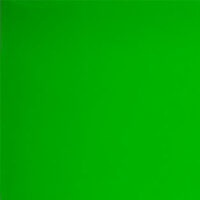
#> input picture Images/crop.jpg, 200 x 200 px, given in place of the camera
$ python ObjectDetection.py
#> lines starting #> are read from the running program, lines starting #| are printed output that depends on the picture; after the words box and inside, x2 and y2 are one past the last pixel; in counts of white or black regions, pixels touching at a corner belong together
import cv2 as cv
import numpy as np

cap = cv.VideoCapture(0)

cv.namedWindow("Window")
def nothing(x):
    pass

cv.createTrackbar("Thr", "Window", 0, 255, nothing)
#> slider 'Thr' is set to 85
cv.createTrackbar("LR", "Window", 0, 255, nothing)
#> slider 'LR' is set to 51
cv.createTrackbar("LG", "Window", 0, 255, nothing)
#> slider 'LG' is set to 51
cv.createTrackbar("LB", "Window", 0, 255, nothing)
#> slider 'LB' is set to 51

cv.createTrackbar("UR", "Window", 0, 255, nothing)
#> slider 'UR' is set to 255
cv.createTrackbar("UG", "Window", 0, 255, nothing)
#> slider 'UG' is set to 255
cv.createTrackbar("UB", "Window", 0, 255, nothing)
#> slider 'UB' is set to 255

while cap.isOpened():

    found, frame = cap.read()
#> frame is the input picture: shape (200, 200, 3); mean B, G, R 0.5, 167.9, 0.5
    if found is False:
        break

    Thr = cv.getTrackbarPos("Thr", "Window")

    LR = cv.getTrackbarPos("LR", "Window")
    LG = cv.getTrackbarPos("LG", "Window")
    LB = cv.getTrackbarPos("LB", "Window")

    UR = cv.getTrackbarPos("UR", "Window")
    UG = cv.getTrackbarPos("UG", "Window")
    UB = cv.getTrackbarPos("UB", "Window")

    lower = np.array([LB, LG, LR])
    upper = np.array([UB, UG, UR])

    # Convert BGR to HSV
    hsv = cv.cvtColor(frame, cv.COLOR_BGR2HSV)
#> hsv: shape (200, 200, 3); mean H, S, V 60, 254.5, 167.9

    # Create a mask for the specified color
    m = cv.inRange(hsv, lower, upper)
#> m: shape (200, 200); every value is 255

    # Bitwise-AND mask and original image to extract the color region
    res = cv.bitwise_and(frame, frame, mask=m)

    # Apply threshold to the mask for contour detection
    _, threshold_img = cv.threshold(m, Thr, 255, cv.THRESH_BINARY)

    # Find contours in the thresholded mask
    cnt, hr = cv.findContours(threshold_img, cv.RETR_TREE, cv.CHAIN_APPROX_SIMPLE)
#> cnt = [[[0, 0], [0, 199], [199, 199], [199, 0]]]; hr = [[-1, -1, -1, -1]]

    # Draw contours on the original frame
    cv.drawContours(frame, cnt, -1, (255, 0, 0), 2)
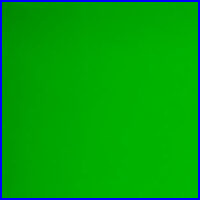
#> frame: shape (200, 200, 3); 3.96% of pixels changed, all inside (x1, y1, x2, y2) = (0, 0, 200, 200)

    # Display the result
    cv.imshow('Frame', frame)
    cv.imshow('Mask', m)
    cv.imshow('Result', res)

    # Exit on 'q' key
    if cv.waitKey(1) & 0xFF == ord('q'):
#> (key q is pressed here)
        break


cv.destroyAllWindows()

print("cc")

$ run again, on Images/greenScreen.jpg
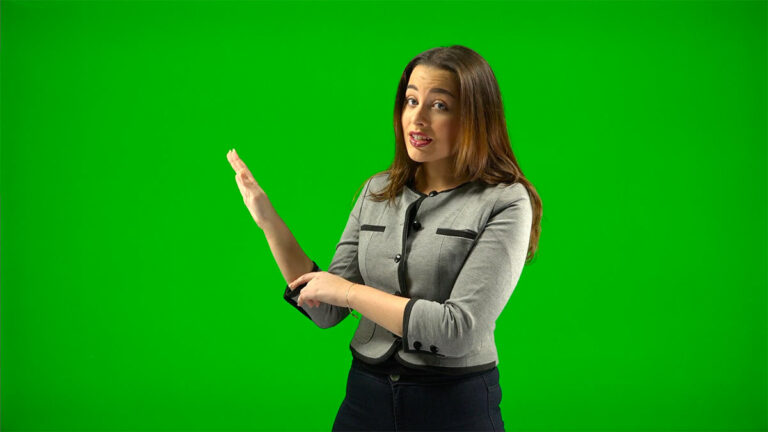
#> input picture Images/greenScreen.jpg, 768 x 432 px, given in place of the camera
#> frame is the input picture: shape (432, 768, 3); mean B, G, R 15, 158.2, 20.5
#> hsv: shape (432, 768, 3); mean H, S, V 55.7, 222.9, 160.4
#> `m = cv.inRange(hsv, lower, upper)`:
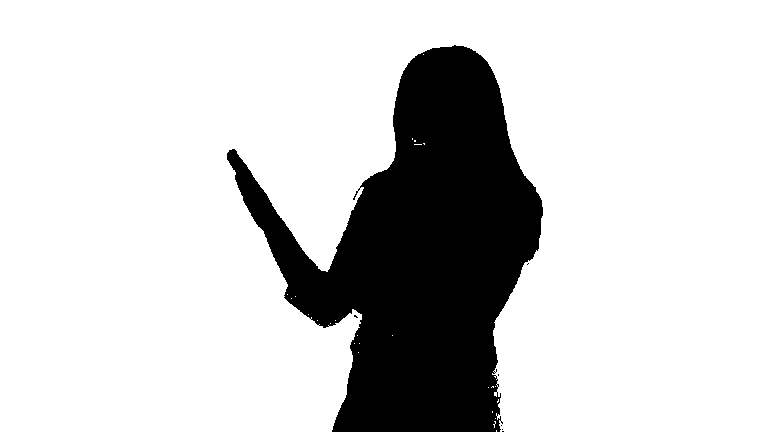
#> m: shape (432, 768); 81.3% white; 7 black regions (6 under 20 px)
#> cnt = 39 contours, 37 with area under 20; largest, box (x1, y1, x2, y2) and area: (0, 0, 768, 432) 268099, (352, 190, 359, 201) 25; hr = 39 rows, first 6: [1, -1, -1, -1], [2, 0, -1, -1], [3, 1, -1, -1], [4, 2, -1, -1], [5, 3, -1, -1], [6, 4, -1, -1]
#> `cv.drawContours(frame, cnt, -1, (255, 0, 0), 2)`:
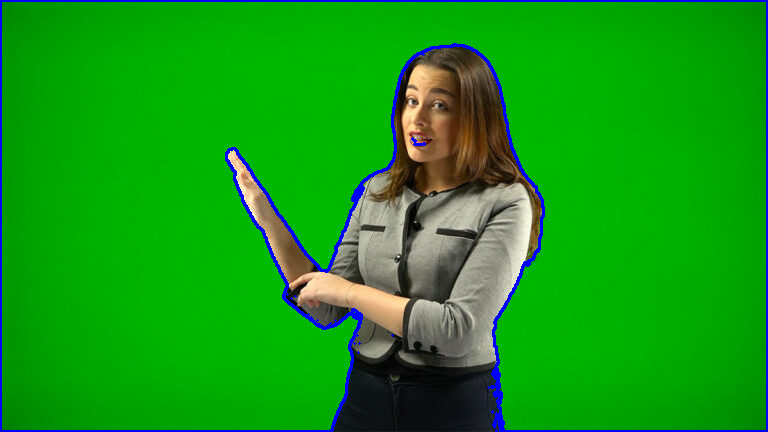
#> frame: shape (432, 768, 3); 2.83% of pixels changed, all inside (x1, y1, x2, y2) = (0, 0, 768, 432)
